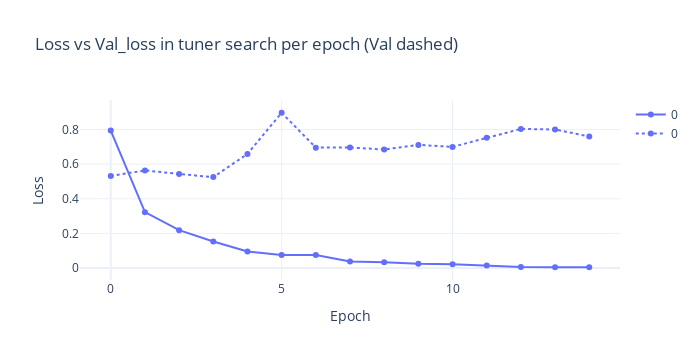
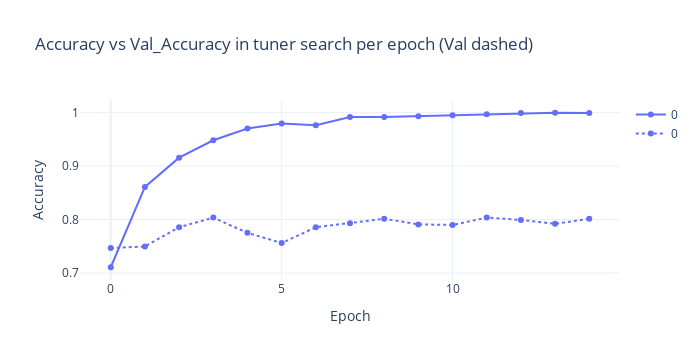

Source (notebook cell) for these figures, in order:
### Markdown cell above
## 2.3 - Results summary

### Code cell
from utils.data_processing import make_loss_graphs, make_loss_accuracy_graphs, add_tuner_iteration_to_data
import pandas

csv = pandas.read_csv(f"{project_definition['name']}_train.csv")
add_tuner_iteration_to_data(csv)

loss_graph = make_loss_graphs(csv)
acc_graph = make_loss_accuracy_graphs(csv)

loss_graph.update_layout(title="Loss vs Val_loss in tuner search per epoch (Val dashed)", width=700, height=360).show()
acc_graph.update_layout(title="Accuracy vs Val_Accuracy in tuner search per epoch (Val dashed)", width=700, height=360 ).show()

### Figure 1 — Plotly figure (JSON) as saved in the notebook; plotly's stock layout.template omitted (floating-point values rounded to 4 significant figures)
{"data": [{"hovertemplate": "tuner_iteration=0<br>variable=loss<br>epoch=%{x}<br>value=%{y}<extra></extra>", "legendgroup": "0", "line": {"color": "#636efa", "dash": "solid"}, "marker": {"symbol": "circle"}, "mode": "lines+markers", "name": "0", "orientation": "v", "showlegend": true, "x": [0, 1, 2, 3, 4, 5, 6, 7, 8, 9, 10, 11, 12, 13, 14], "xaxis": "x", "y": [0.7935, 0.3228, 0.2186, 0.1535, 0.09548, 0.07517, 0.07475, 0.0372, 0.03268, 0.02397, 0.02217, 0.01425, 0.006253, 0.004606, 0.00441], "yaxis": "y", "type": "scatter"}, {"hovertemplate": "tuner_iteration=0<br>variable=val_loss<br>epoch=%{x}<br>value=%{y}<extra></extra>", "legendgroup": "0", "line": {"color": "#636efa", "dash": "dot"}, "marker": {"symbol": "circle"}, "mode": "lines+markers", "name": "0", "orientation": "v", "showlegend": true, "x": [0, 1, 2, 3, 4, 5, 6, 7, 8, 9, 10, 11, 12, 13, 14], "xaxis": "x", "y": [0.5315, 0.5637, 0.543, 0.5249, 0.6589, 0.8967, 0.6952, 0.696, 0.6844, 0.7111, 0.6995, 0.7526, 0.8033, 0.7999, 0.7596], "yaxis": "y", "type": "scatter"}], "layout": {"xaxis": {"title": {"text": "Epoch"}}, "yaxis": {"title": {"text": "Loss"}}, "title": {"text": "Loss vs Val_loss in tuner search per epoch (Val dashed)"}, "width": 700, "height": 360}}

### Figure 2 — Plotly figure (JSON) as saved in the notebook; plotly's stock layout.template omitted (floating-point values rounded to 4 significant figures)
{"data": [{"hovertemplate": "tuner_iteration=0<br>variable=accuracy<br>epoch=%{x}<br>value=%{y}<extra></extra>", "legendgroup": "0", "line": {"color": "#636efa", "dash": "solid"}, "marker": {"symbol": "circle"}, "mode": "lines+markers", "name": "0", "orientation": "v", "showlegend": true, "x": [0, 1, 2, 3, 4, 5, 6, 7, 8, 9, 10, 11, 12, 13, 14], "xaxis": "x", "y": [0.7108, 0.8611, 0.9157, 0.9482, 0.9702, 0.9797, 0.9765, 0.9918, 0.9918, 0.9934, 0.995, 0.9968, 0.9992, 0.9997, 0.9995], "yaxis": "y", "type": "scatter"}, {"hovertemplate": "tuner_iteration=0<br>variable=val_accuracy<br>epoch=%{x}<br>value=%{y}<extra></extra>", "legendgroup": "0", "line": {"color": "#636efa", "dash": "dot"}, "marker": {"symbol": "circle"}, "mode": "lines+markers", "name": "0", "orientation": "v", "showlegend": true, "x": [0, 1, 2, 3, 4, 5, 6, 7, 8, 9, 10, 11, 12, 13, 14], "xaxis": "x", "y": [0.7466, 0.7497, 0.7856, 0.8036, 0.7751, 0.7561, 0.7856, 0.793, 0.8015, 0.7909, 0.7899, 0.8036, 0.7994, 0.792, 0.8015], "yaxis": "y", "type": "scatter"}], "layout": {"xaxis": {"title": {"text": "Epoch"}}, "yaxis": {"title": {"text": "Accuracy"}}, "title": {"text": "Accuracy vs Val_Accuracy in tuner search per epoch (Val dashed)"}, "width": 700, "height": 360}}
